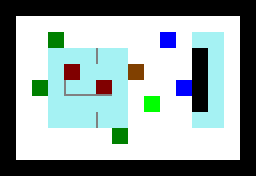

Below is a game level as drawn by its tile map, then a one-line description and the .tmx file that defines it, in full:
An orthogonal 16x11 tile map with 16x16 px tiles, 3 tile layers (Layer1, Layer2, Layer3).

<map version="1.0" orientation="orthogonal" renderorder="right-down" width="16" height="11" tilewidth="16" tileheight="16" nextobjectid="1">
 <tileset firstgid="1" source="Tiles.tsx" />
 <layer name="Layer1" width="16" height="11">
  <data encoding="csv">
1,1,1,1,1,1,1,1,1,1,1,1,1,1,1,1,
1,5,5,5,5,5,5,5,5,5,5,5,5,5,5,1,
1,5,5,5,5,5,5,5,5,5,5,5,13,13,5,1,
1,5,5,13,13,13,13,13,5,5,5,5,1,13,5,1,
1,5,5,13,13,13,13,13,5,5,5,5,1,13,5,1,
1,5,5,13,13,13,13,13,5,5,5,5,1,13,5,1,
1,5,5,13,13,13,13,13,5,5,5,5,1,13,5,1,
1,5,5,13,13,13,13,13,5,5,5,5,13,13,5,1,
1,5,5,5,5,5,5,5,5,5,5,5,5,5,5,1,
1,5,5,5,5,5,5,5,5,5,5,5,5,5,5,1,
1,1,1,1,1,1,1,1,1,1,1,1,1,1,1,1
</data>
 </layer>
 <layer name="Layer2" width="16" height="11">
  <data encoding="csv">
0,0,0,0,0,0,0,0,0,0,0,0,0,0,0,0,
0,0,0,0,0,0,0,0,0,0,0,0,0,0,0,0,
0,0,0,2,0,0,0,0,0,0,14,0,0,0,0,0,
0,0,0,0,0,0,0,0,0,0,0,0,0,0,0,0,
0,0,0,0,3,0,0,0,9,0,0,0,0,0,0,0,
0,0,2,0,0,0,3,0,0,0,0,14,0,0,0,0,
0,0,0,0,0,0,0,0,0,4,0,0,0,0,0,0,
0,0,0,0,0,0,0,0,0,0,0,0,0,0,0,0,
0,0,0,0,0,0,0,2,0,0,0,0,0,0,0,0,
0,0,0,0,0,0,0,0,0,0,0,0,0,0,0,0,
0,0,0,0,0,0,0,0,0,0,0,0,0,0,0,0
</data>
 </layer>
 <layer name="Layer3" width="16" height="11">
  <data encoding="csv">
0,0,0,0,0,0,0,0,0,0,0,0,0,0,0,0,
0,0,0,0,0,0,0,0,0,0,0,0,0,0,0,0,
0,0,0,0,0,0,0,0,0,0,0,0,0,0,0,0,
0,0,0,0,0,0,10,0,0,0,0,0,0,0,0,0,
0,0,0,0,0,0,0,0,0,0,0,0,0,0,0,0,
0,0,0,0,12,11,11,0,0,0,0,0,0,0,0,0,
0,0,0,0,0,0,0,0,0,0,0,0,0,0,0,0,
0,0,0,0,0,0,10,0,0,0,0,0,0,0,0,0,
0,0,0,0,0,0,0,0,0,0,0,0,0,0,0,0,
0,0,0,0,0,0,0,0,0,0,0,0,0,0,0,0,
0,0,0,0,0,0,0,0,0,0,0,0,0,0,0,0
</data>
 </layer>
</map>
